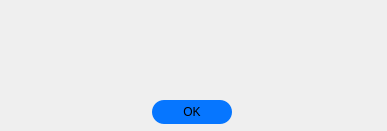
<?xml version="1.0" encoding="UTF-8"?>
<ui version="4.0">
 <class>infoDialog</class>
 <widget class="QDialog" name="infoDialog">
  <property name="geometry">
   <rect>
    <x>0</x>
    <y>0</y>
    <width>387</width>
    <height>131</height>
   </rect>
  </property>
  <property name="windowTitle">
   <string/>
  </property>
  <property name="windowOpacity">
   <double>1.000000000000000</double>
  </property>
  <property name="styleSheet">
   <string notr="true">border-radius: 20px;</string>
  </property>
  <widget class="QPlainTextEdit" name="plainTextEdit">
   <property name="enabled">
    <bool>false</bool>
   </property>
   <property name="geometry">
    <rect>
     <x>10</x>
     <y>0</y>
     <width>371</width>
     <height>101</height>
    </rect>
   </property>
   <property name="font">
    <font>
     <pointsize>16</pointsize>
    </font>
   </property>
   <property name="styleSheet">
    <string notr="true">background-color: transparent;
border :none;
color: rgb(255, 255, 255);
</string>
   </property>
   <property name="frameShape">
    <enum>QFrame::NoFrame</enum>
   </property>
   <property name="midLineWidth">
    <number>0</number>
   </property>
   <property name="readOnly">
    <bool>true</bool>
   </property>
  </widget>
  <widget class="QPushButton" name="pushButton">
   <property name="geometry">
    <rect>
     <x>152</x>
     <y>100</y>
     <width>80</width>
     <height>24</height>
    </rect>
   </property>
   <property name="styleSheet">
    <string notr="true">
QPushButton {
    border-radius: 12px;
	border-color: rgb(6, 118, 255);
	background-color: rgb(6, 118, 255);
}

QPushButton:hover {
    background-color: #7FB3D5; 
    border-style: outset; 
    border-width: 2px;
}

QPushButton:pressed {
    background-color: #4E7CA8; 
    border-style: inset; 
    border-width: 2px;
}</string>
   </property>
   <property name="text">
    <string>OK</string>
   </property>
  </widget>
  <widget class="QWidget" name="centralwidget" native="true">
   <property name="geometry">
    <rect>
     <x>0</x>
     <y>0</y>
     <width>387</width>
     <height>131</height>
    </rect>
   </property>
  </widget>
  <zorder>centralwidget</zorder>
  <zorder>plainTextEdit</zorder>
  <zorder>pushButton</zorder>
 </widget>
 <resources/>
 <connections/>
</ui>
